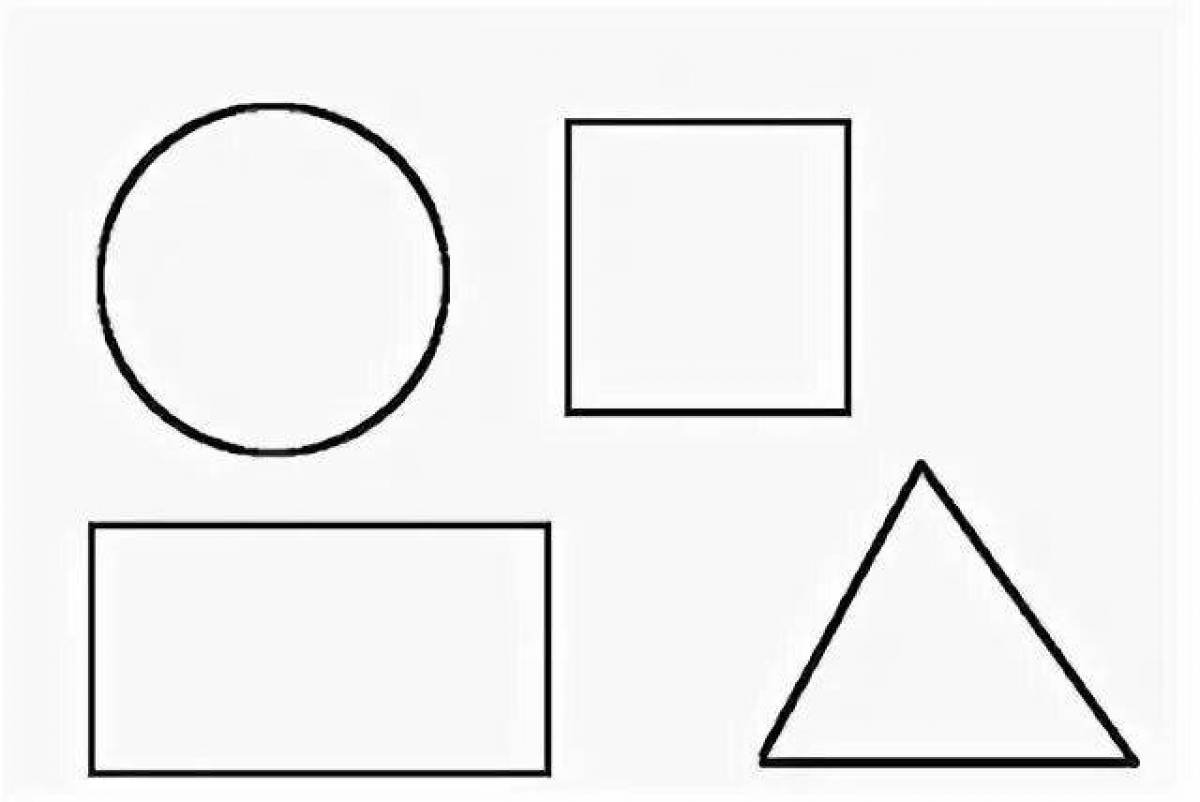
//> input picture vir/04_03_2025/image.png, 1200 x 802 px
$ ./main   (built with g++ and OpenCV 4)
//> lines starting //> are read from the running program, lines starting //| are printed output that depends on the picture; after the words box and inside, x2 and y2 are one past the last pixel; in counts of white or black regions, pixels touching at a corner belong together
#include <opencv2/opencv.hpp>
#include <iostream>
#include <vector>

constexpr int GAUSSIAN_KERNEL_SIZE = 5;
constexpr double GAUSSIAN_SIGMA = 1.5;
constexpr int CANNY_THRESHOLD1 = 50;
constexpr int CANNY_THRESHOLD2 = 150;
constexpr double SHAPE_EPSILON_COEFF = 0.03;
constexpr double SQUARE_ASPECT_RATIO_TOLERANCE = 0.15;

std::string detectShape(const std::vector<cv::Point> &contour)
{
	std::vector<cv::Point> approx;
	double epsilon = SHAPE_EPSILON_COEFF * cv::arcLength(contour, true);
	cv::approxPolyDP(contour, approx, epsilon, true);

	switch (approx.size())
	{
	case 3:
		return "Triangle";
	case 4:
	{
		cv::Rect rect = cv::boundingRect(approx);
		double aspect = static_cast<double>(rect.width) / rect.height;
		if (std::fabs(aspect - 1.0) < SQUARE_ASPECT_RATIO_TOLERANCE)
			return "Square";
		return "Rectangle";
	}
	default:
		return (approx.size() > 7) ? "Circle" : "Polygon";
	}
}

int main()
{
	cv::Mat image = cv::imread("./image.png");
//> image is the input picture: 802 rows x 1200 cols, CV_8UC3; min 0, max 255, mean 239.1
	if (image.empty())
	{
		std::cerr << "Error: Could not load image!" << std::endl;
		return -1;
	}

	cv::Mat hsv;
	cv::cvtColor(image, hsv, cv::COLOR_BGR2HSV);
//> hsv: 802 rows x 1200 cols, CV_8UC3; mean H, S, V 0, 0, 239.1

	// Разбиваем каналы HSV
	std::vector<cv::Mat> hsv_channels;
	cv::split(hsv, hsv_channels);
//> hsv_channels[0]: 802 rows x 1200 cols, CV_8UC1; every value is 0

	// Увеличиваем насыщенность: прибавляем 100 и ограничиваем максимумом 255
	cv::add(hsv_channels[1], cv::Scalar(100), hsv_channels[1]);
//> hsv_channels[1]: 802 rows x 1200 cols, CV_8UC1; every value is 100
	cv::min(hsv_channels[1], 255, hsv_channels[1]);

	cv::merge(hsv_channels, hsv);
//> hsv: 802 rows x 1200 cols, CV_8UC3; mean H, S, V 0, 100, 239.1

	// Используем канал Value для получения grayscale
	cv::Mat gray = hsv_channels[2];

	cv::Mat blurred, edges;
	cv::GaussianBlur(gray, blurred, cv::Size(GAUSSIAN_KERNEL_SIZE, GAUSSIAN_KERNEL_SIZE), GAUSSIAN_SIGMA);
	cv::Canny(blurred, edges, CANNY_THRESHOLD1, CANNY_THRESHOLD2);
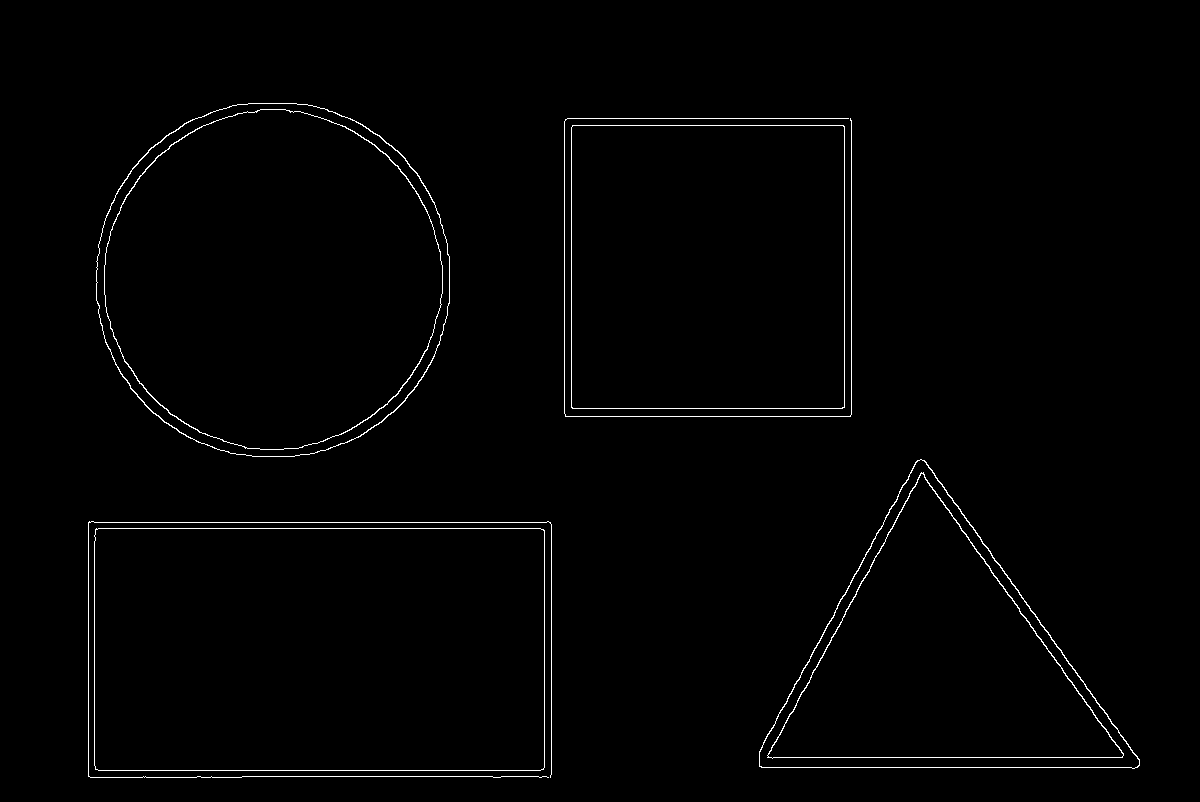
//> edges: 802 rows x 1200 cols, CV_8UC1; 1.1% white in thin lines or dots, all inside (x1, y1, x2, y2) = (88, 103, 1140, 778)

	std::vector<std::vector<cv::Point>> contours;
	cv::findContours(edges, contours, cv::RETR_LIST, cv::CHAIN_APPROX_SIMPLE);
//> contours = 14 contours, 2 with area under 20; largest, box (x1, y1, x2, y2) and area: (94, 528, 545, 771) 108872, (94, 528, 545, 771) 108868, (96, 103, 450, 457) 99563, (96, 103, 450, 457) 99250, (104, 109, 443, 450) 89454

	cv::Mat result = cv::Mat::zeros(image.size(), image.type());
	std::vector<cv::Scalar> colors = {
		cv::Scalar(255, 0, 0),	 // Blue - Triangle
		cv::Scalar(0, 255, 0),	 // Green - Square
		cv::Scalar(0, 255, 255), // Yellow - Rectangle
		cv::Scalar(0, 0, 255)	 // Red - Circle
	};

	for (const auto &contour : contours)
	{
		if (cv::contourArea(contour) < 100)
			continue;

		std::string shape = detectShape(contour);
		cv::Moments m = cv::moments(contour);
		if (m.m00 == 0)
			continue;

		cv::Point center(static_cast<int>(m.m10 / m.m00), static_cast<int>(m.m01 / m.m00));
		cv::Scalar color;
		if (shape == "Triangle")
			color = colors[0];
		else if (shape == "Square")
			color = colors[1];
		else if (shape == "Rectangle")
			color = colors[2];
		else
			color = colors[3];

		cv::drawContours(result, std::vector<std::vector<cv::Point>>{contour}, -1, color, 2);
		cv::putText(result, shape, center, cv::FONT_HERSHEY_SIMPLEX, 0.7, color, 2);
	}
//> this loop made 14 passes
//> (epsilon in detectShape, rect in detectShape, aspect in detectShape, shape, center) on passes 1, 2, 8, 9: (41.33, Rect(95, 529, 450, 241), 1.87, "Rectangle", Point(319, 649)), (41.43, Rect(95, 529, 449, 241), 1.86, "Rectangle", Point(319, 649)), (33.22, Rect(571, 125, 274, 283), 0.968, "Square", Point(707, 266)), (33.29, Rect(571, 125, 274, 283), 0.968, "Square", Point(707, 266))
//> (epsilon in detectShape, approx in detectShape, shape, center) on passes 4 to 7: (32.12, 3 Points (x, y): [767, 755], [921, 473], [1123, 754], "Triangle", Point(937, 662)), (32.3, 3 Points (x, y): [767, 755], [1123, 753], [921, 472], "Triangle", Point(937, 662)), (34.59, 3 Points (x, y): [759, 752], [921, 459], [1139, 764], "Triangle", Point(938, 662)), (34.66, 3 Points (x, y): [759, 751], [1139, 765], [921, 459], "Triangle", Point(938, 662))
//> pass 1, `cv::putText(result, shape, center, cv::FONT_HERSHEY_SIMPLEX, 0.7, colo..`:
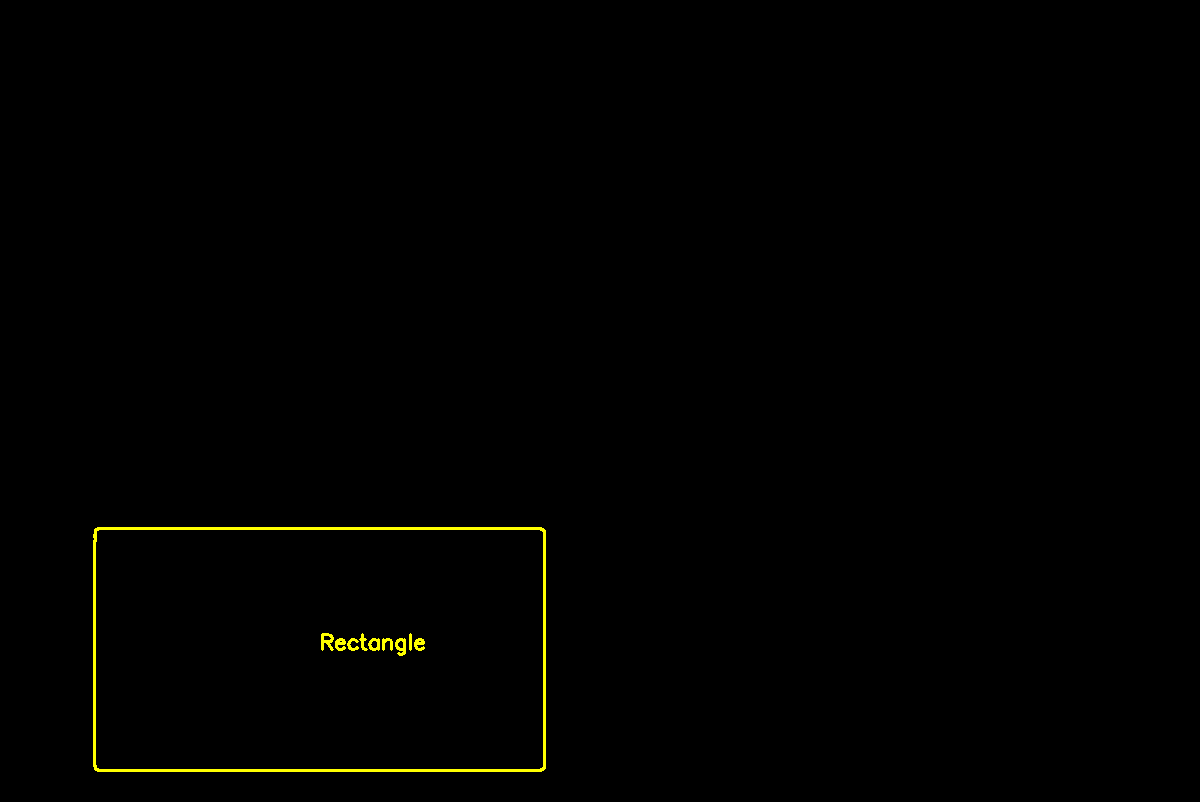
//> result: 802 rows x 1200 cols, CV_8UC3; mean B, G, R 0, 1.3, 1.3
//> after the loop:
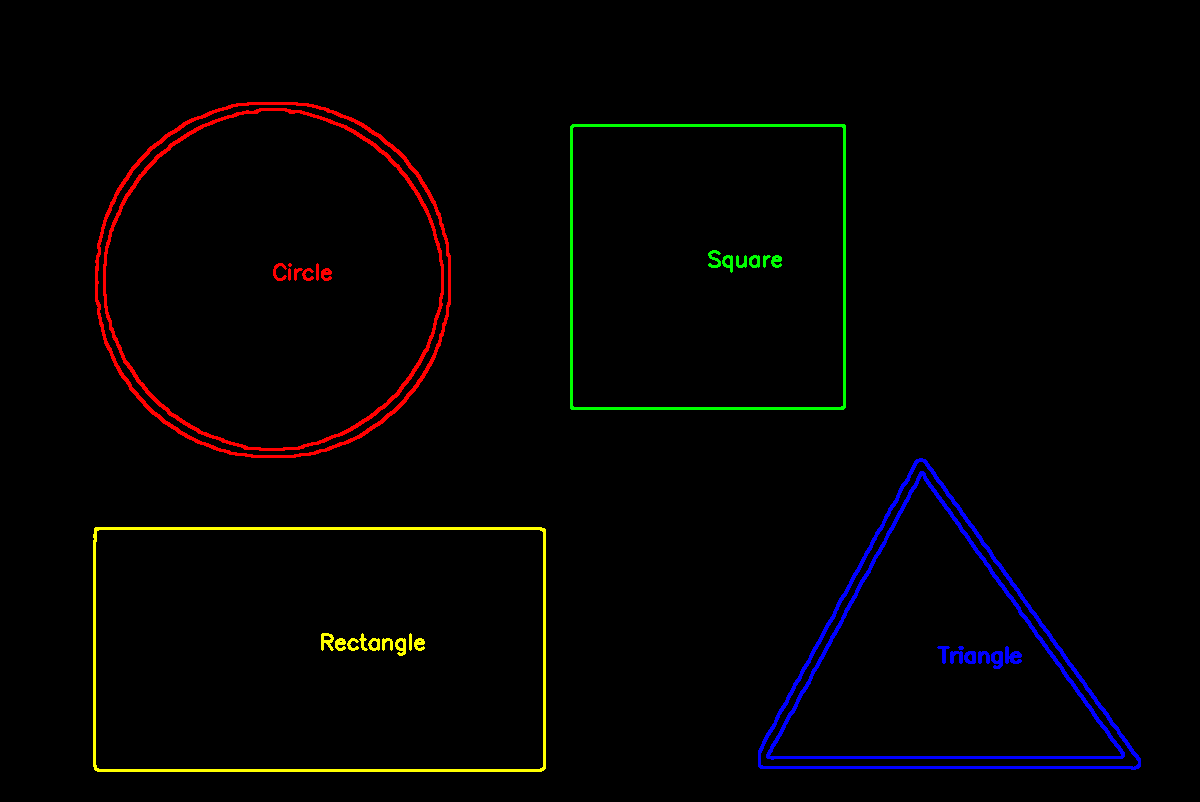
//> result: 802 rows x 1200 cols, CV_8UC3; 2.21% of pixels changed, all inside (x1, y1, x2, y2) = (94, 102, 1141, 770)

	cv::imshow("Original Image", image);
	cv::imshow("Processing Result", result);
	cv::waitKey(0);

	return 0;
}
